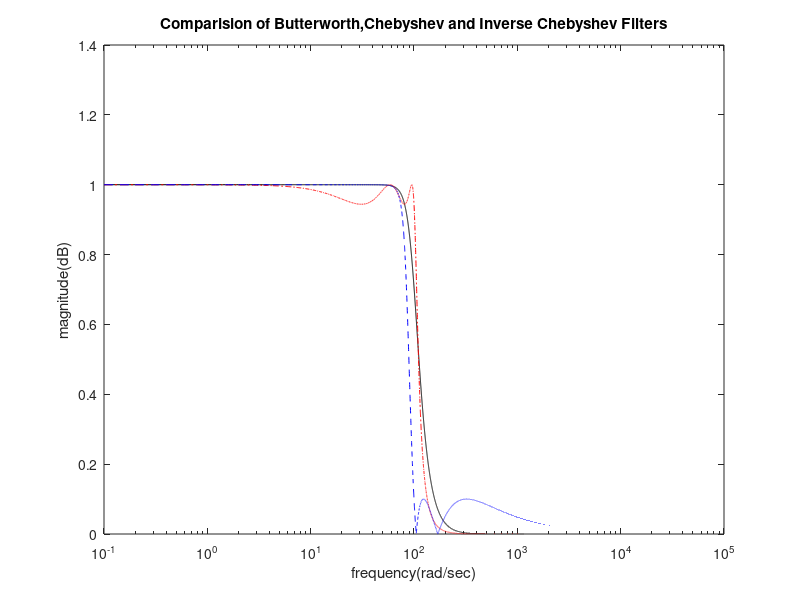

This figure's MATLAB source:
clear all; 
close all;
clc;
w = 0: 0.1: 100000;
%butterworth filter
[num,den] = butter(5,100,'low','s');
tf = freqs(num,den,w);
mag = abs(tf);
semilogx(w,mag,'k-');
hold on;
title('Comparision of Butterworth,Chebyshev and Inverse Chebyshev Filters');
xlabel('frequency(rad/sec)');
ylabel('magnitude(dB)');


%chebyshev low pass filter
[num1,den1] = cheby1(5,0.5,100,'low','s');%(order,gain(dB),cutofffrequency)(help cheby1 in command window) cheby1()is the function to generate the chebyshev filter
tf1= freqs(num1,den1,w);
mag1= abs(tf1);
semilogx(w,mag1,'r-.');

%inverse chebyshev filter
[num2,den2] = cheby2(5,20,100,'low','s'); %here the gain for the inverse chebyshev is 20dB when not know  to us
tf2= freqs(num2,den2,w);
mag2 = abs(tf2);
semilogx(w,mag2,'b--');